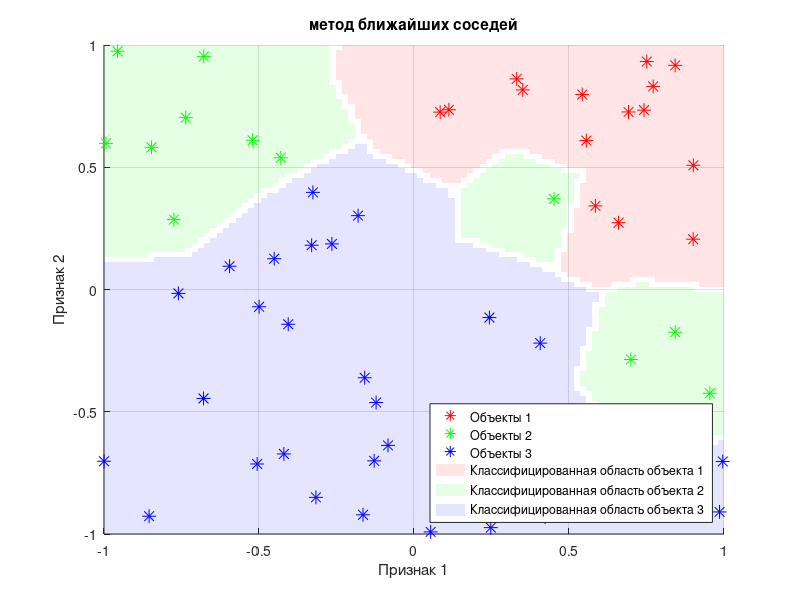

This figure's MATLAB source:
%% weighted k_nearest_neighbors
dim = 2;
%% Create distribution for data points
%Uniform
left_boundary = -1;right_boundary = 1;
pd = makedist('Uniform','lower',left_boundary,'upper',right_boundary);
%% Make training data
data_size = 60;
% points
Xdata = random(pd,[data_size dim]);
%classification conditions
cond1 = @(x,y) x + y < 0.3;
cond2 = @(x,y) x.^2 + y < 0.6;
K = 3;% 3 classes 1 2 3
cond = @(x,y) 1 + cond1(x,y) + cond2(x,y);
Ydata = cond(Xdata(:,1),Xdata(:,2));
%% Ploting
hold on;
grid on;
colors = ['r','g','b'];
for i = 1:K
    plot(Xdata(Ydata == i,1),Xdata(Ydata == i,2),['*' colors(i)],'MarkerSize',10)
end
%k nearest neighbors
k = 2;
detalization = 100;
v = linspace(left_boundary,right_boundary,detalization);  % plotting range
[x, y] = meshgrid(v);  % get 2-D mesh for x and y
c = zeros(detalization,detalization);
gauss_kernel = @(r) exp(-2*r^2)/sqrt(20*pi);
for p = 1:detalization
    for q = 1:detalization
        votes = zeros(1,K);
        pnt = [x(p,q) y(p,q)];
        a = zeros(data_size,1);
        for i = 1:data_size
            a(i) = norm(pnt-Xdata(i,:));
        end
        for i = 1:k            
            [m, ind] = min(a);
            a(ind) = 6;
            votes(Ydata(ind)) = votes(Ydata(ind)) + gauss_kernel(m);
        end
        [m, ind] = max(votes);
        c(p,q) = ind;
    end
end
for i=1:K
    ci = c;    
    ci(ci ~= i) = NaN;
    surf(x,y,ci,'EdgeColor','none','FaceAlpha',0.1,'FaceColor',colors(i))
end

xlim([left_boundary right_boundary]);
ylim([left_boundary right_boundary]);
 t = title('метод ближайших соседей');
 xlabel('Признак 1');
 ylabel('Признак 2');
 legend('Объекты 1','Объекты 2','Объекты 3','Классифицированная область объекта 1', ...
     'Классифицированная область объекта 2','Классифицированная область объекта 3','Location','southeast');